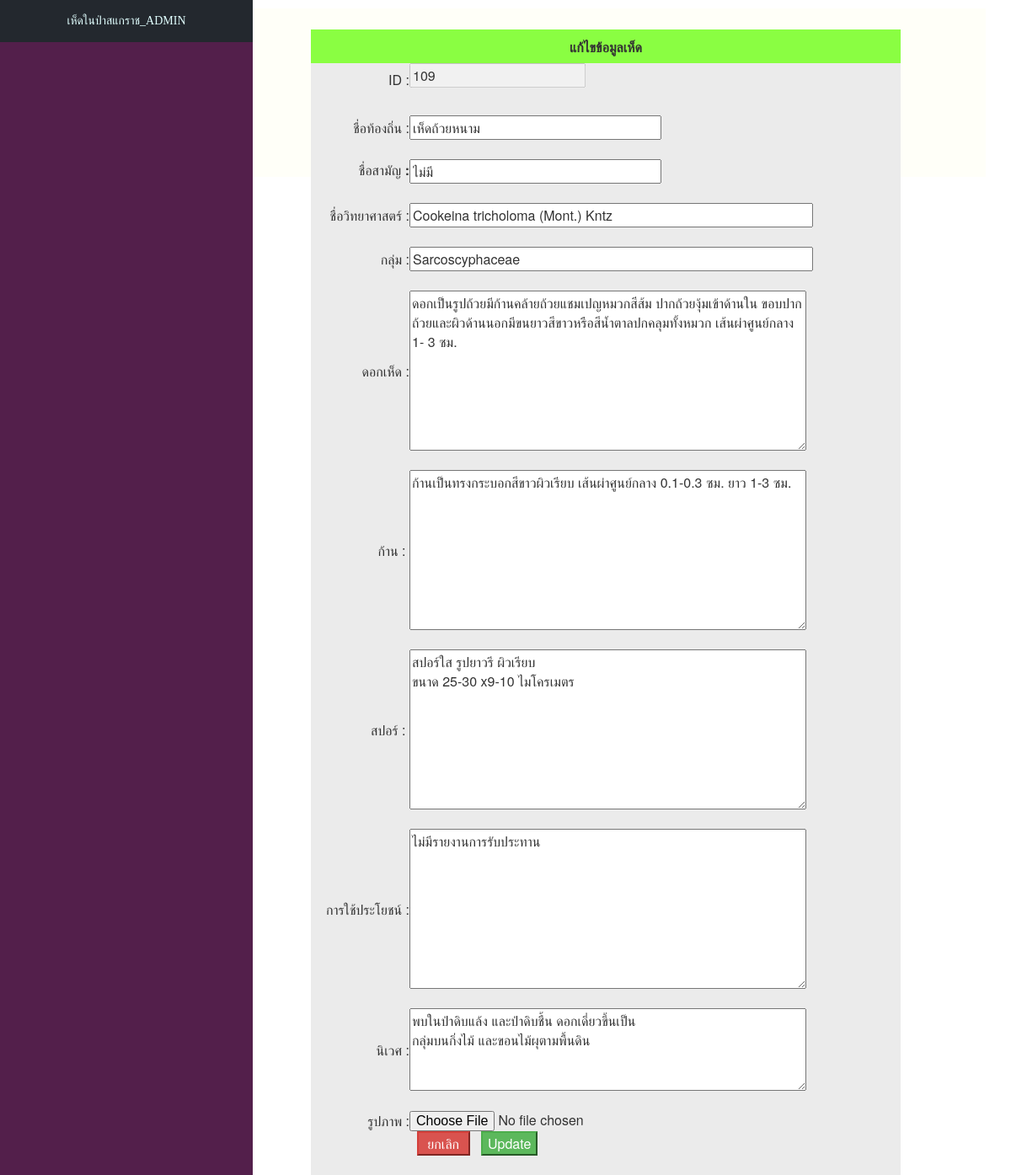
Screenshot of /updatehedform.php?m_id=109 with the database file from the repository.
### tables this page shows
CREATE TABLE `mushroom` (
  `m_id` int(10) NOT NULL,
  `m_cname` varchar(50) NOT NULL,
  `m_name` varchar(50) NOT NULL,
  `m_sname` varchar(50) NOT NULL,
  `m_family` varchar(50) NOT NULL,
  `m_mush` text NOT NULL,
  `m_stalk` text NOT NULL,
  `m_spore` text NOT NULL,
  `m_benefit` text NOT NULL,
  `m_env` text NOT NULL,
  `m_pic` varchar(255) NOT NULL
);

### updatehedform.php (the view, shortened to what this page needs)
<!DOCTYPE html>
<html>
<head>
  <link rel="stylesheet" href="node_modules/bootstrap/dist/css/bootstrap.min.css">
  <link rel="stylesheet" type="text/css" href="style2.css">
</head>
<body>
  <?php
  include('connect.php');
  include('headadmin.php');
  $mID = mysqli_real_escape_string($conn, $_GET['m_id']);
  $sql = "SELECT * FROM mushroom WHERE m_id='$mID' ";
  $result = mysqli_query($conn, $sql) or die("Error in query: $sql " . mysqli_error());
  $row = mysqli_fetch_array($result);
  extract($row);
  ?>
  <div class="container fonts" style="margin-top:10px;">
    <div class="content_right" style="background-color:#fffff8; height:200px;">
      <div class="text-center" style="padding-left:10px; margin-top:20px;">
        <form action="hedupdate_db.php" method="post" enctype="multipart/form-data" name="updatehed" id="updatehed">
          <table width="700" border="0" align="center" cellpadding="0" cellspacing="0">
            <tr>
              <td height="40" colspan="2" align="center" bgcolor="#8AFE42"><b>แก้ไขข้อมูลเห็ด</b></td>
            </tr>
            <tr>
              <td align="right" bgcolor="#EBEBEB">ID : </td>
              <td bgcolor="#EBEBEB">
                <p><input type="text" name="m_id" value="<?php echo $mID; ?>" disabled='disabled' />
              </td>
            </tr>
            <tr>
              <td align="right" bgcolor="#EBEBEB">&nbsp;</td>
              <td bgcolor="#EBEBEB">&nbsp;</td>
            </tr>
            <tr>
              <td width="117" align="right" bgcolor="#EBEBEB">ชื่อท้องถิ่น
                :</td>
              <td width="583" bgcolor="#EBEBEB"><input name="m_cname" type="text" id="m_cname" value="<?php echo $row['m_cname']; ?>" size="30" placeholder="" required="required" /></td>
            </tr>
            <tr>
              <td align="right" bgcolor="#EBEBEB">&nbsp;</td>
              <td bgcolor="#EBEBEB">&nbsp;</td>
            </tr>
            <tr>
              <td align="right" bgcolor="#EBEBEB">ชื่อสามัญ
                <label> :</label></td>
              <td bgcolor="#EBEBEB"><input name="m_name" type="text" id="m_name" value="<?php echo $row['m_name']; ?>" size="30" required="required" /></td>
            </tr>
            <tr>
              <td align="right" bgcolor="#EBEBEB">&nbsp;</td>
              <td bgcolor="#EBEBEB">&nbsp;</td>
            </tr>
            <tr>
              <td align="right" bgcolor="#EBEBEB">ชื่อวิทยาศาสตร์ :</td>
              <td bgcolor="#EBEBEB"><input type="text" name="m_sname" id="m_sname" value="<?php echo $row['m_sname']; ?>" size="50" required="required" /></td>
            </tr>
            <tr>
              <td align="right" bgcolor="#EBEBEB">&nbsp;</td>
              <td bgcolor="#EBEBEB">&nbsp;</td>
            </tr>
            <tr>
              <td align="right" bgcolor="#EBEBEB">กลุ่ม :</td>
              <td bgcolor="#EBEBEB"><input type="text" name="m_family" id="m_family" value="<?php echo $row['m_family']; ?>" size="50" required="required" /></td>
            </tr>
            <tr>
              <td align="right" bgcolor="#EBEBEB">&nbsp;</td>
              <td bgcolor="#EBEBEB">&nbsp;</td>
            </tr>
            <tr>
              <td align="right" bgcolor="#EBEBEB">ดอกเห็ด : </td>
              <td bgcolor="#EBEBEB"><textarea type="text" id="m_mush" name="m_mush" cols="50" rows="8"><?php echo $row['m_mush']; ?></textarea></td>
            </tr>
            <tr>
              <td align="right" bgcolor="#EBEBEB">&nbsp;</td>
              <td bgcolor="#EBEBEB">&nbsp;</td>
            </tr>
            <tr>
              <td align="right" bgcolor="#EBEBEB">ก้าน :
                <label> </label></td>
              <td bgcolor="#EBEBEB"><textarea type="text" id="m_stalk" name="m_stalk" cols="50" rows="8"><?php echo $row['m_stalk']; ?></textarea></td>
            </tr>
            <tr>
              <td align="right" bgcolor="#EBEBEB">&nbsp;</td>
              <td bgcolor="#EBEBEB">&nbsp;</td>
            </tr>
            <tr>
              <td align="right" bgcolor="#EBEBEB">สปอร์ :
                <label> </label></td>
              <td bgcolor="#EBEBEB"><textarea type="text" id="m_spore" name="m_spore" cols="50" rows="8"><?php echo $row['m_spore']; ?></textarea></td>
            </tr>
            <tr>
              <td align="right" bgcolor="#EBEBEB">&nbsp;</td>
              <td bgcolor="#EBEBEB">&nbsp;</td>
            </tr>
            <tr>
              <td align="right" bgcolor="#EBEBEB">การใช้ประโยชน์ : </td>
              <td bgcolor="#EBEBEB"><textarea type="text" id="m_benefit" name="m_benefit" cols="50" rows="8"><?php echo $row['m_benefit']; ?></textarea></td>
            </tr>
            <tr>
              <td align="right" bgcolor="#EBEBEB">&nbsp;</td>
              <td bgcolor="#EBEBEB">&nbsp;</td>
            </tr>
            <tr>
              <td align="right" bgcolor="#EBEBEB">นิเวศ : </td>
              <td bgcolor="#EBEBEB"><textarea type="text" id="m_env" name="m_env" cols="50" rows="4"><?php echo $row['m_env']; ?></textarea></td>
            </tr>
            <tr>
              <td bgcolor="#EBEBEB">&nbsp;</td>
              <td bgcolor="#EBEBEB">&nbsp;</td>
            </tr>
            <tr>
              <td align="right" bgcolor="#EBEBEB">รูปภาพ :</td></br>
              <td bgcolor="#EBEBEB"><input type="file" id="m_pic" name="m_pic"></td>
            </tr>
            <tr>
              <td bgcolor="#EBEBEB">&nbsp;</td>
              <td bgcolor="#EBEBEB">&nbsp;
                <input type="button" class="btn-danger" value=" ยกเลิก " onclick="window.location='admin.php' " />
                <input type="submit" class="btn-success" name="Update" id="Update" value="Update" /></td>
            </tr>
            <tr>
              <td bgcolor="#EBEBEB">&nbsp;</td>
              <td bgcolor="#EBEBEB">&nbsp;</td>
            </tr>
          </table>
        </form>
      </div>
    </div>
  </div>
</body>
</html>

### style2.css (style rules this page uses)
.content_right { float: right; width: 80%; }

### style3.css (style rules this page uses)
body { margin: 0px; padding: 0px; }

### rows the page displays
mushroom: m_cname "เห็ดถ้วยหนาม", m_name "ไม่มี", m_sname "Cookeina tricholoma (Mont.) Kntz", m_family "Sarcoscyphaceae", m_mush "ดอกเป็นรูปถ้วยมีก้านคล้ายถ้วยแชมเปญหมวกสีส้ม ปากถ้วยงุ้มเข้าด้านใน ขอบปากถ้วยและผิวด้านนอกมีขนยาวสีขาวหรือสีน้ำตาลปกคลุมทั้งหมวก เส้นผ่าศูนย์กลาง 1- 3 ซม.", m_stalk "ก้านเป็นทรงกระบอกสีขาวผิวเรียบ เส้นผ่าศูนย์กลาง 0.1-0.3 ซม. ยาว 1-3 ซม.", m_spore "สปอร์ใส รูปยาวรี ผิวเรียบ ขนาด 25-30 x9-10 ไมโครเมตร", m_benefit "ไม่มีรายงานการรับประทาน", m_env "พบในป่าดิบแล้ง และป่าดิบชื้น ดอกเดี่ยวขึ้นเป็น กลุ่มบนกิ่งไม้ และขอนไม้ผุตามพื้นดิน"
